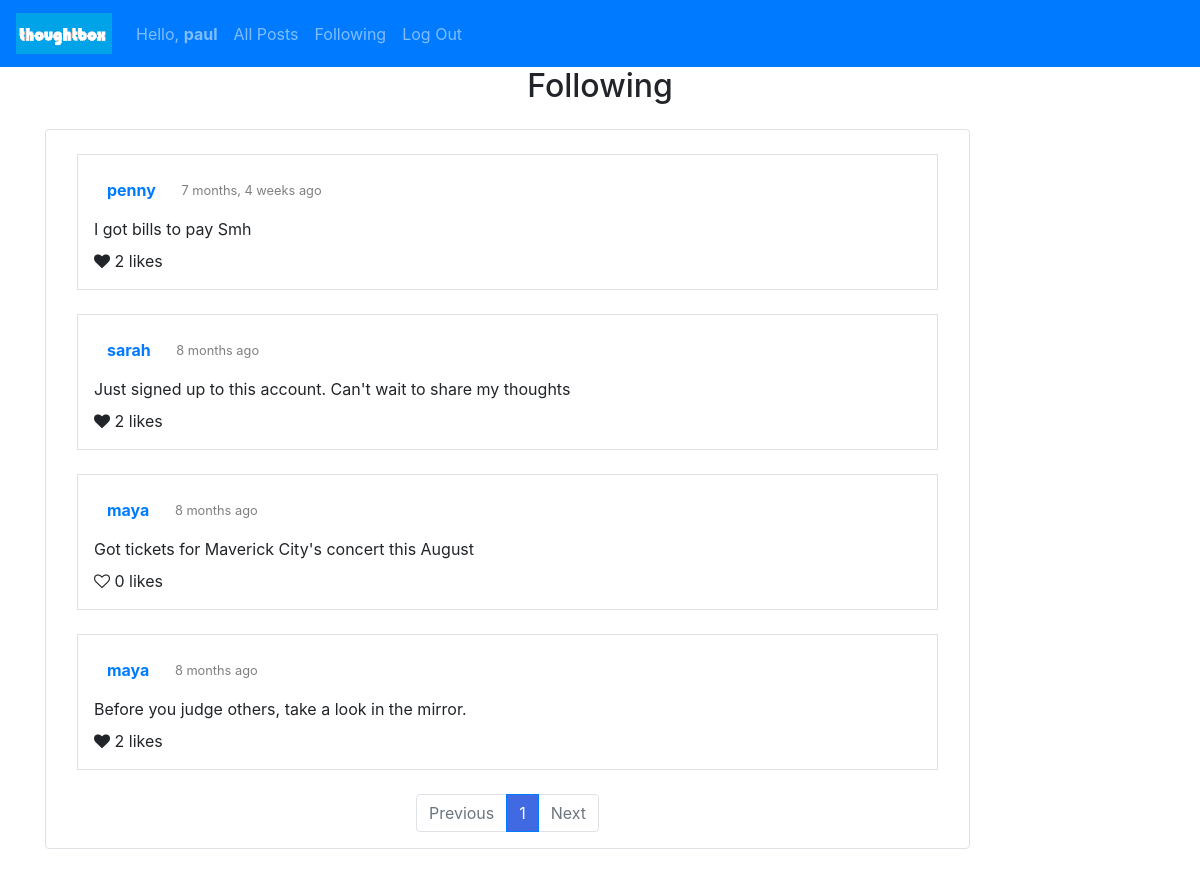
Page /following (signed in) on the committed database.
### network/models.py (models this page shows, shortened)
class User(AbstractUser):
    pass
    following = models.ManyToManyField("self", blank=True, related_name="followers", symmetrical=False)

class Post(models.Model):
    author = models.ForeignKey(User, on_delete=models.CASCADE, related_name="posts")
    content = models.CharField(max_length=15000)
    posted_at = models.DateTimeField(auto_now_add=True)
    liked_by = models.ManyToManyField(User, blank=True, related_name="likes")
    def likes(self):
        return self.liked_by.all().count()
    class Meta:
        ordering = ['-posted_at']

### network/views.py (the view)
# urls.py: path("following", views.following, name="following"),
@login_required(login_url='login')
def following(request):
    following = User.objects.get(pk=request.user.id).following.all()
    following_ids = following.values_list('pk', flat=True)
    following_posts = Post.objects.filter(author__in=following_ids)
    paginator = Paginator(following_posts, 10)
    page_number = request.GET.get('page', 1)
    page = paginator.get_page(page_number)
    return render(request, "network/following.html", {
       "posts": following_posts,
       'page': page
    })

### network/templates/network/following.html (shortened to what this page needs)
{% extends "network/layout.html" %}
{% block body %}
    <div class="container">
        <h2 class="text-center title">Following</h2>
        <div class="row-justify-content-center">
            <div class="col-12 col-lg-10 pt-4 my-4 border rounded bg-white">
                {% include "network/posts_container.html" %}
            </div>
        </div>
    </diV>
{% endblock %}

### network/templates/network/layout.html (shortened to what this page needs)
{% load static %}
<!DOCTYPE html>
<html lang="en">
    <head>
        <link rel="stylesheet" href="https://stackpath.bootstrapcdn.com/bootstrap/4.4.1/css/bootstrap.min.css">
        <link rel="stylesheet" href="https://cdnjs.cloudflare.com/ajax/libs/font-awesome/4.7.0/css/font-awesome.min.css">
        <link href="{% static 'network/styles.css' %}" rel="stylesheet">
    </head>
    <body>
        <nav class="navbar navbar-expand-lg navbar-dark bg-primary">
            <a href="#">
                <img src="{% static "thoughtbox-logo.png" %}" height="51" width="96" class="navbar-brand">
            </a>
            <div>
              <ul class="navbar-nav mr-auto">
                {% if user.is_authenticated %}
                    <li class="nav-item">
                        <a class="nav-link" href="{% url 'profile' user.id %}">Hello, <strong>{{ user.username }}</strong></a>
                    </li>
                {% endif %}
                <li class="nav-item">
                  <a class="nav-link" href="{% url 'index' %}">All Posts</a>
                </li>
                {% if user.is_authenticated %}
                    <li class="nav-item">
                        <a class="nav-link" href="{% url 'following' %}">Following</a>
                    </li>
                    <li class="nav-item">
                        <a class="nav-link" href="{% url 'logout' %}">Log Out</a>
                    </li>
                {% endif %}
              </ul>
            </div>
          </nav>
        <div class="body">
            {% block body %}
            {% endblock %}
        </div>
    </body>
</html>

### network/templates/network/posts_container.html (shortened to what this page needs)
{% load humanize %}
{% load static %}
    {% for post in page.object_list %}
    <div class="border box-shadow-posts p-3 mb-4 mx-0 mx-md-3">
        <div class="pb-2" id="post_header_{{ post.id }}">
            <a href="{% url 'profile' post.author.id%}" class="btn btn-link">
                <strong>{{ post.author }}</strong>
            </a>
            {% if post.posted_at|date:'Y-m-d' <= post.posted_at|date:'Y-m-d'%}
                <small class="pl-2 text-black-50">{{ post.posted_at|naturaltime }}</small>
            {% else %}
                <small class="pl-2 text-black-50">{{ post.posted_at|date:"j F, Y, g:i a" }}</small>
            {% endif %}
        </div>
        <div id="post_bodygroup{{ post.id }}">
            <p id="post_body_{{ post.id }}"class="mb-2">{{ post.content }}</p>
        </div>
        <div id="post_likes_{{ post.id }}">
            {% if user.is_authenticated %}
            <i id="post_like_icon_{{ post.id }}" data-id="{{ post.id }}" class="like_icon  fa fa-heart{% if user in post.liked_by.all %} fas{% else %}-o{% endif %}"></i>
            {% else %}
            <i class="like_icon fa fa-heart {% if post.likes != 0 %}fas{% else %}fa fa-heart-o{% endif %}"></i>
            {% endif %}
            <span id="post_likecount_{{ post.id }}">{{ post.likes }} {% if post.likes == 1 %}like{% else %}likes{% endif %}</span>
        </div>
    </div>
    {% empty %}
    <div class="p-3 mb-4 mx-0 mx-md-3">
        <h4>No posts found!!!</h4>
    </div>
    {% endfor %}
    {% if page.object_list %}
    <nav aria-label="...">
        <ul class="pagination justify-content-center">
            <li class="page-item {% if not page.has_previous %} disabled {% endif %}">
                <a class="page-link" href="{{ previous_page_url }}">Previous</a>
            </li>
            {% for n in page.paginator.page_range %}
                {% if n == page.number %}
                <li class="page-item active" aria-current="page">
                    <span class="page-link" style="background-color: #4169e1;">{{ n }}</span>
                </li>
                {% elif n < page.number|add:3 and n > page.number|add:-3 %}
                <li>
                    <a class="page-link pagination-inactive" href="{{GET_params.urlencode}}?page={{ n }}">{{ n }}</a>
                </li>
                {% endif %}
            {% endfor %}
            <li class="page-item {% if not page.has_next %} disabled {% endif %}">
                <a class="page-link" href="{{ next_page_url }}">Next</a>
            </li>
        </ul>
    </nav>
    {% endif %}

### rows in the picture
User: username "paul"
Post: author "penny", posted_at "7 months, 4 weeks ago", content "I got bills to pay Smh", likes "2"
Post: author "sarah", posted_at "8 months ago", content "Just signed up to this account. Can't wait to share my thoughts", likes "2"
Post: author "maya", posted_at "8 months ago", content "Got tickets for Maverick City's concert this August", likes "0"
Post: author "maya", posted_at "8 months ago", content "Before you judge others, take a look in the mirror.", likes "2"

### other values in the picture
{{ n }} "1"
